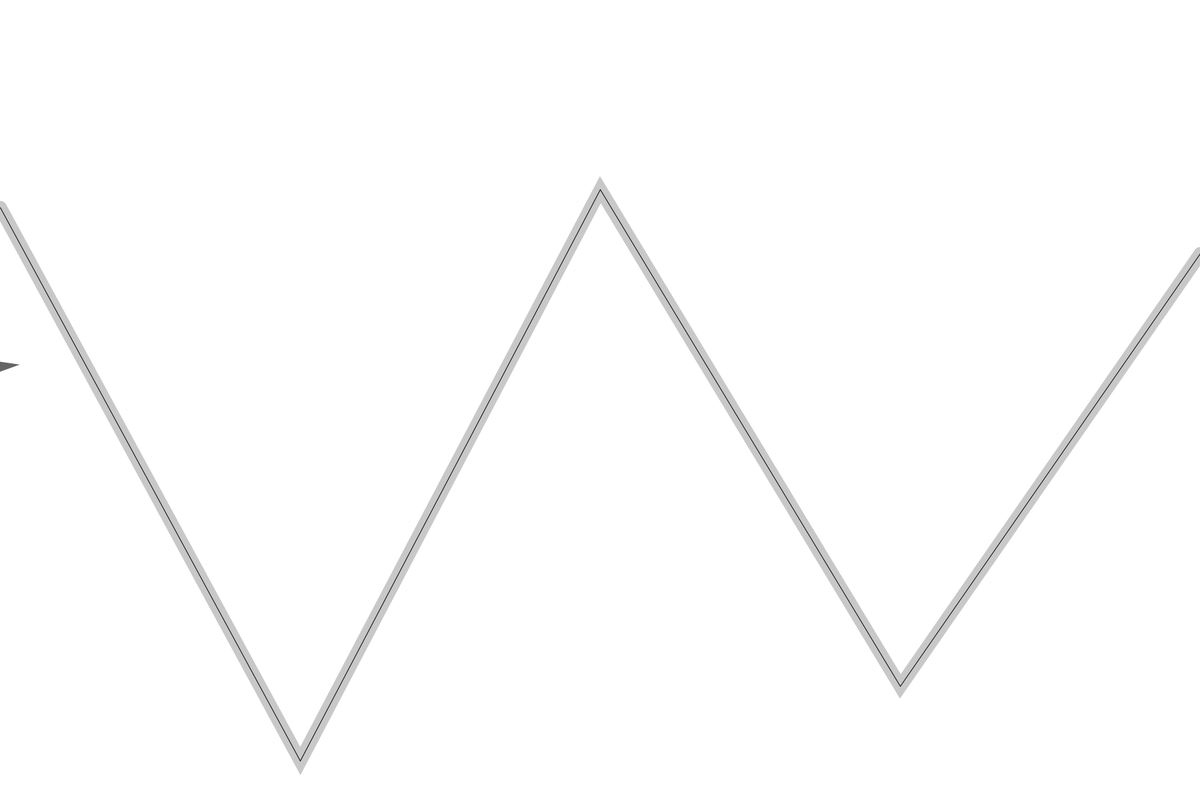
Frame 1 (no input)
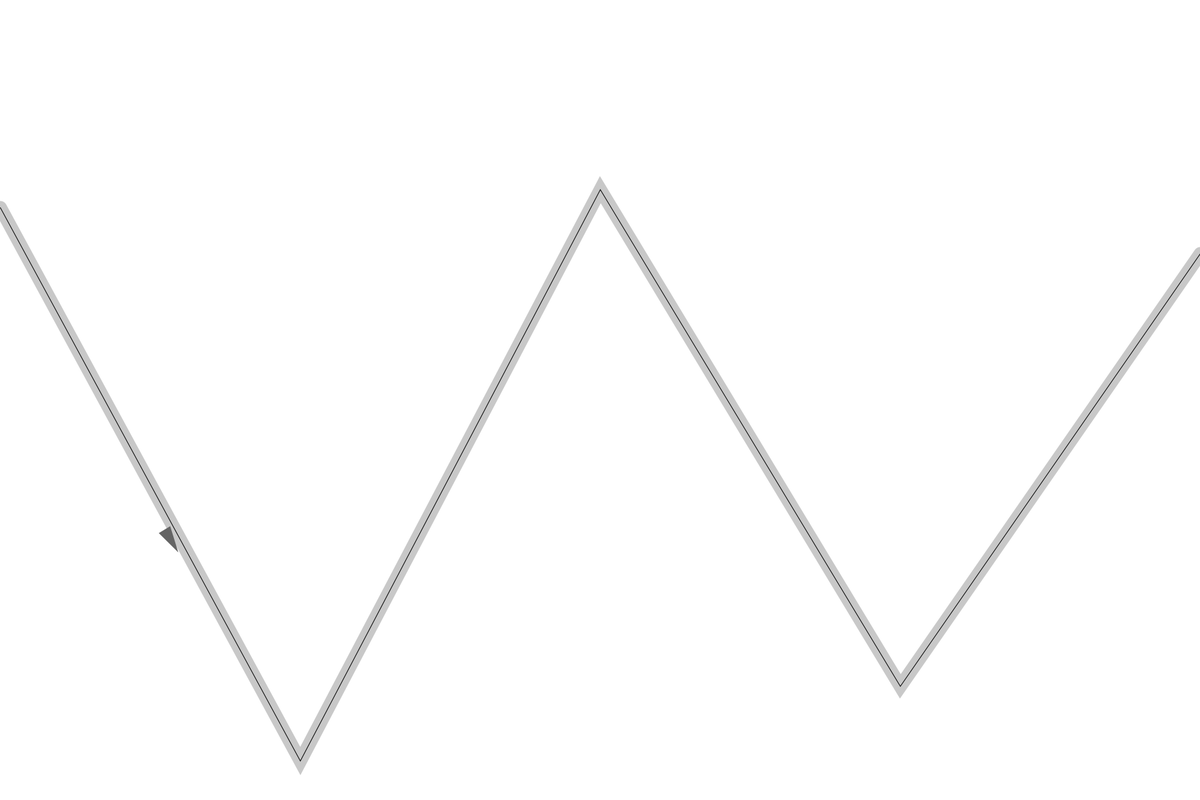
Frame 60 (the mouse pressed at the canvas centre just before this capture)
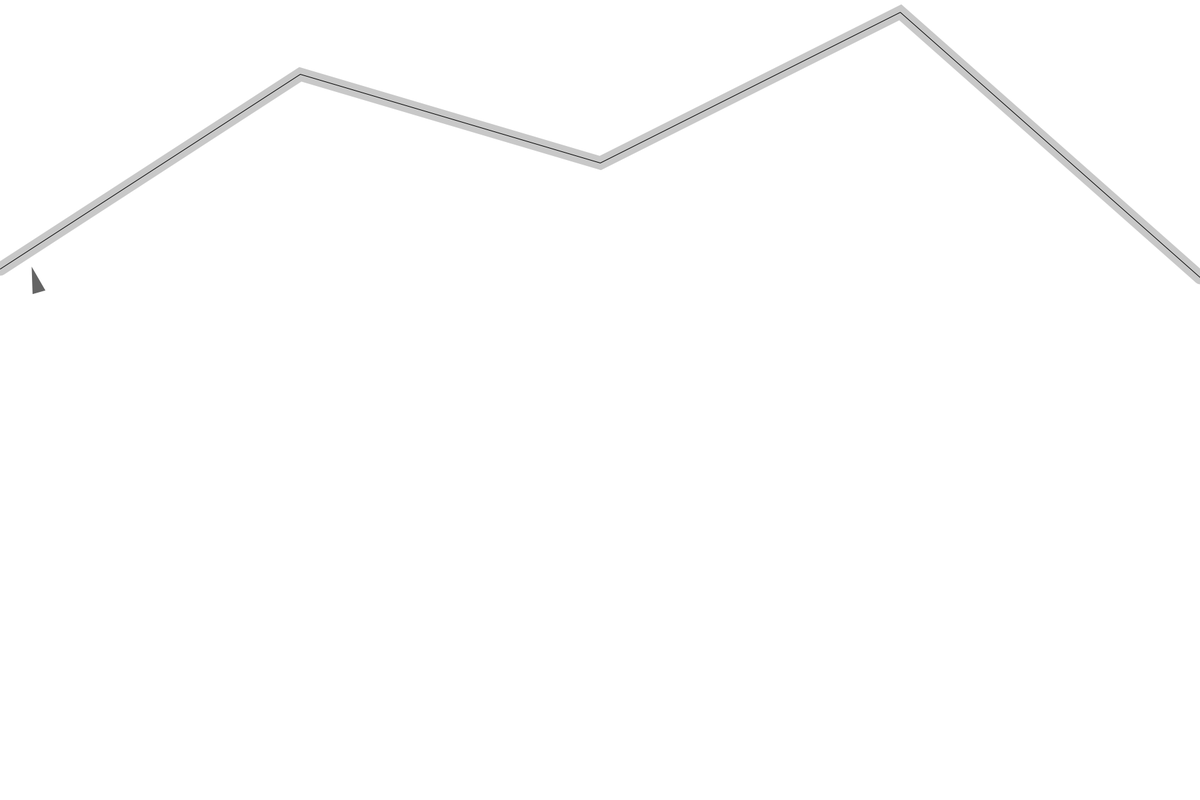
Frame 120 (the mouse held since frame 60 and released just before this capture)

The Processing sketch that drew these frames (run headless with seeded random() and noise(); from frame 60 on, the mouse is pressed at the canvas centre):

// Processing sketch: Park_NOC_6_9_ComplexPathing
// ── Park_NOC_6_9_ComplexPathing.pde
/* Ryan P    "12/18/19"
"6.9 Complex Pathing"
Information Engineering  '19-20     St. Mark's School of Texas 

Code Abstract: to create autonomous agents that follow a segmented path

Source(s):Daniel Shiffman

This program is free software: you can redistribute it and/or modify it under the terms of the GNU General Public License v3 as published by the Free Software Foundation
 */
//DCR: What a speed demon! Nicely done.
//DCR: 50/50 pts

Path p;
vcl v;

void setup(){
  background(255);
  size(1800,1200);
  p=new Path();
  p.addPoint(0,random(height) );
  //adds random starting point
  p.addPoint(width/4, random(height) );
  //adds one "turn"
  p.addPoint((width*2)/4, random(0, height) );
  //adds another turn
  p.addPoint((width*3)/4, random(0, height) );
  //another turn
  p.addPoint(width,random(height) );
  v=new vcl(0,random(height),100,100,100);
  //v=new vcl(new PVector (0,random(height) ),10,.1);
}

void draw(){
  background(255);
  p.display();
  v.follow(p);
  v.run();
}

void mousePressed(){
  p=new Path();
  p.addPoint(0,random(height) );
  //adds random starting point
  p.addPoint(width/4, random(height) );
  //adds one "turn"
  p.addPoint((width*2)/4, random(0, height) );
  //adds another turn
  p.addPoint((width*3)/4, random(0, height) );
  //another turn
  p.addPoint(width,random(height) );
}

// ── path.pde
class Path {
  PVector start;
  PVector end;
  //start and end points
  float radius;
  //size of path
  ArrayList<PVector> points;
  //has all the points in the path

  Path() {
    radius = 20;
    start = new PVector(0,random(height) );
    points=new ArrayList<PVector>();
    //.setting intial values
  }
  
   void addPoint(float x, float y) { 
    PVector point = new PVector(x,y);
    points.add(point);
  }

    void display() {
    stroke(200);
    strokeWeight(radius);
    noFill();
    beginShape();
    for (PVector v : points) {
      vertex(v.x,v.y);
    }
    endShape();
    //gray area
    stroke(0);
    strokeWeight(1);
    noFill();
    beginShape();
    for (PVector v : points) {
      vertex(v.x, v.y);
    }
    endShape();
    //sharp line "Path"
  }
}//creates and displays a random path

// ── vcl.pde
class vcl {
 
  PVector location,Targ;
  PVector velocity;
  PVector acceleration;
  float r, R,G,B;
  float maxforce;
  float maxspeed;
 
  vcl(float x, float y,float R_,float G_,float B_) {
    maxspeed = 10;//was 20
    maxforce = 1;
    acceleration = new PVector(0,0);
    velocity = new PVector(maxspeed,0);
    location = new PVector(x,y);
    r = 10.0;

    R=R_;
    G=G_;
    B=B_;
  }

  void update() {
    velocity.add(acceleration);
    //velocity.limit(maxspeed);
    location.add(velocity);
    acceleration.mult(0);
  }//moves the vehicles
 
  void applyForce(PVector force) {
    acceleration.add(force);
  }
 
  void seek(PVector target) {
    PVector desired = PVector.sub(target,location);
    desired.normalize(); 
    desired.mult(maxspeed);
    PVector steer = PVector.sub(desired,velocity);
    steer.limit(maxforce);
    applyForce(steer);

  }//steers the vehicle toward the path
 
  void display() {

    float theta = velocity.heading() + PI/2;
    fill(R,G,B);
    noStroke();
    pushMatrix();
    translate(location.x,location.y);
    rotate(theta);
    beginShape();
    vertex(0, -r*2);
    vertex(-r, r*2);
    vertex(r, r*2);
    endShape(CLOSE);
    popMatrix();
  }//displays a triangle at the position of the vehicle  
  
  void wrap(){
    if (location.x < -r) location.x = width+r;
    if (location.y < -r) location.y = height+r;
    if (location.x > width+r) location.x = -r;
    if (location.y > height+r) location.y = -r;
  }
  
  void run(){
    update();
    wrap();
    display();
    //runs the vehicle
  }



  PVector getNormalPoint(PVector p, PVector a, PVector b) {
    //from a to p
    PVector ap = PVector.sub(p, a);
    //from a to b
    PVector ab = PVector.sub(b, a);

    ab.normalize();
    ab.mult(ap.dot(ab));
    //dotproduct
    
    // Finding the normal point
    PVector normalPoint = PVector.add(a, ab);

    return normalPoint;
  }
  
  void follow(Path p) {
   PVector predict = velocity.get();
    predict.normalize();
    predict.mult(25);
    PVector predictLoc = PVector.add(location, predict);//predicting location


    PVector normal=null;
    PVector target=null;
    float worldRecord = 9999999;

    for (int i = 0; i < p.points.size()-1; i++) {

      PVector a = p.points.get(i);
      PVector b = p.points.get(i+1);//checking line seg

      PVector normalPoint = getNormalPoint(predictLoc, a, b);//find normal
      if (normalPoint.x < a.x || normalPoint.x > b.x) {
        normalPoint = b.get();//assume normal is enpoint of a line segment sometimes, to make the code smooth
      }
      
      float distance = PVector.dist(predictLoc, normalPoint);
      if (distance < worldRecord) {
        worldRecord = distance;
        normal = normalPoint;

        PVector dir = PVector.sub(b, a);
        dir.normalize();
        dir.mult(10);
        target = normalPoint.get();
        target.add(dir);
      }//find the right normal point
      
    }
    //steer back if off path
    if (worldRecord > p.radius) {
      seek(target);
    }
  
  
  }
}
